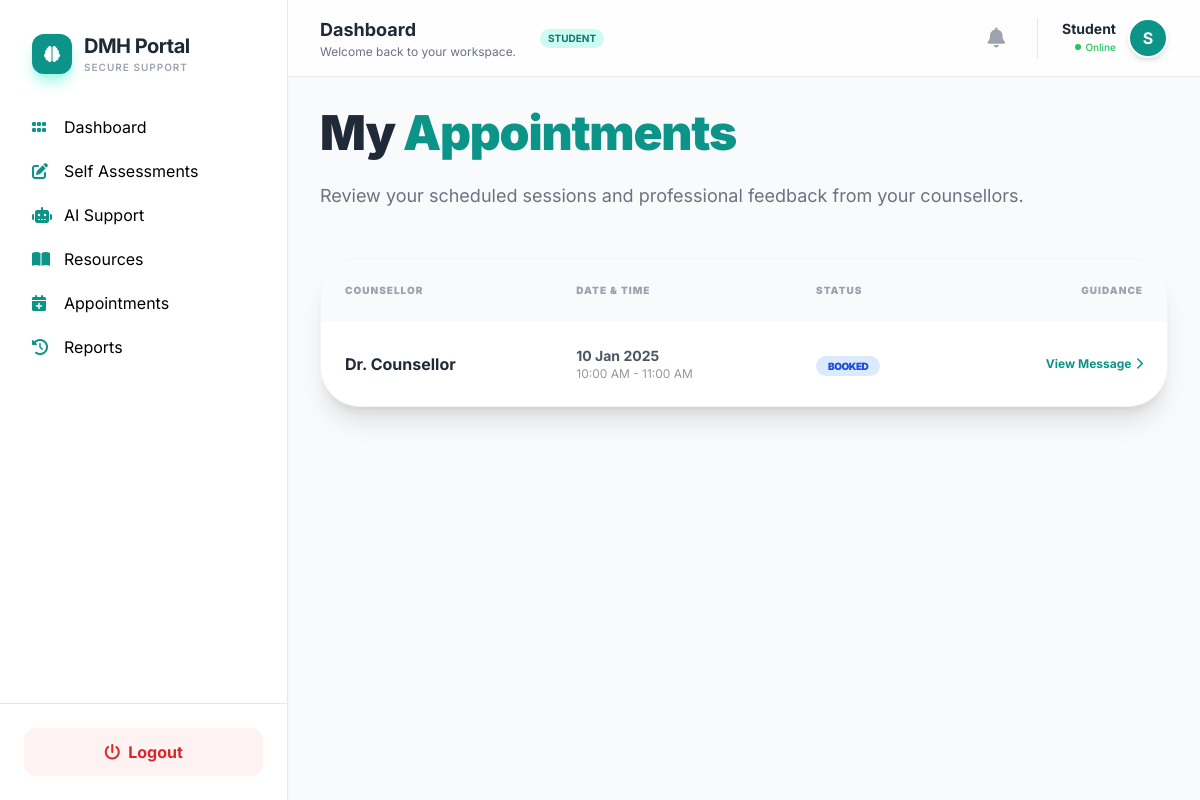
/appointments/ (signed in), run on an earlier commit of the app's database.
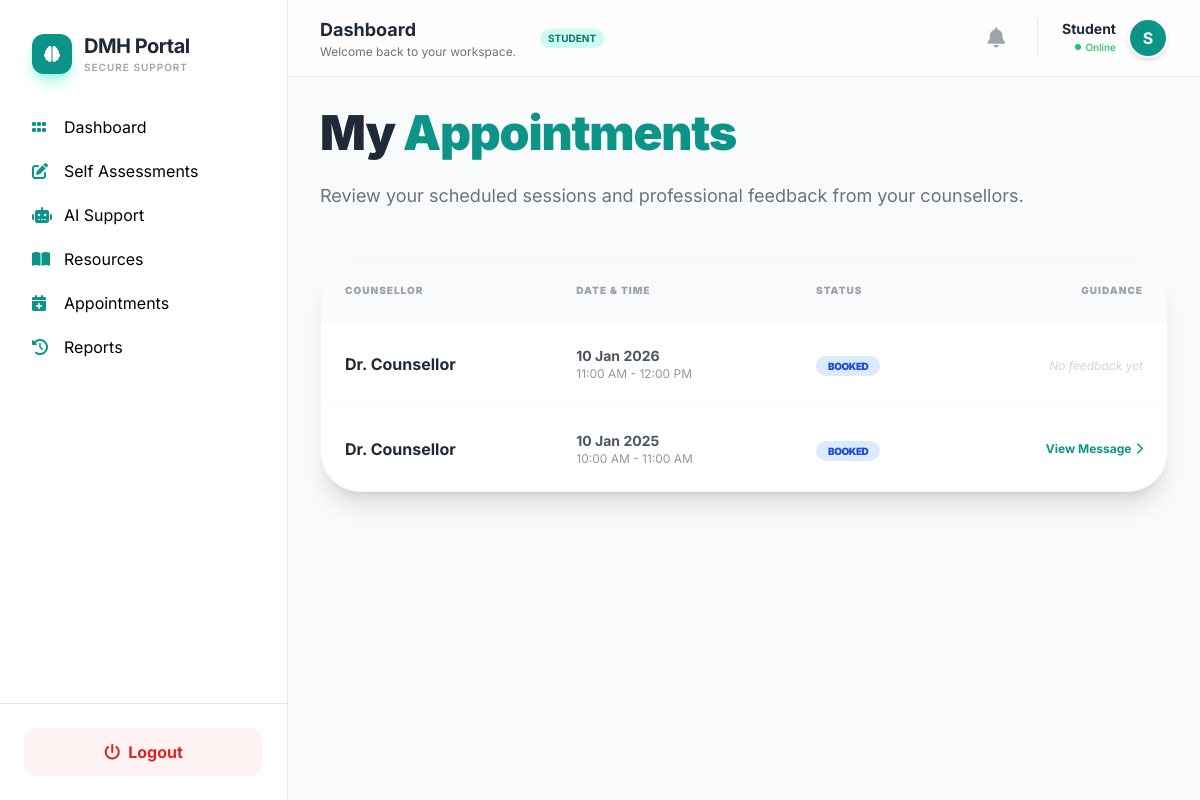
And on a later commit of the database.
### appointments/models.py (models this page shows, shortened)
class Appointment(models.Model):
    STATUS_CHOICES = (
        ('BOOKED', 'Booked'),
        ('COMPLETED', 'Completed'),
    )
    student = models.ForeignKey(
        settings.AUTH_USER_MODEL,
        on_delete=models.CASCADE,
        related_name='appointments'
    )
    counsellor = models.ForeignKey(
        settings.AUTH_USER_MODEL,
        on_delete=models.CASCADE,
        related_name='counsellor_appointments'
    )
    date = models.DateField()
    time_slot = models.CharField(max_length=50)
    status = models.CharField(max_length=20, choices=STATUS_CHOICES, default='BOOKED')
    guidance_message = models.TextField(blank=True)
    created_at = models.DateTimeField(auto_now_add=True)

### accounts/models.py (models this page shows, shortened)
class User(AbstractUser):
    ROLE_CHOICES = (
        ('student', 'Student'),
        ('counsellor', 'Counsellor'),
        ('peer', 'Peer Volunteer'),
        ('admin', 'Admin'),
    )
    role = models.CharField(max_length=20, choices=ROLE_CHOICES, default='student')
    anonymous_id = models.UUIDField(default=uuid.uuid4, editable=False)
    is_approved = models.BooleanField(default=False)
    login_count = models.PositiveIntegerField(default=0) # Track login counts

### appointments/views.py (the view)
# urls.py: path('appointments/', appt_views.view_appointments, name='view_appointments'),
@login_required
def view_appointments(request):
    if request.user.role == 'counsellor':
        appointments = Appointment.objects.filter(counsellor=request.user).order_by('-date')
        return render(request, 'appointments/counsellor_list.html', {'appointments': appointments})
    else:
        appointments = Appointment.objects.filter(student=request.user).order_by('-date')
        return render(request, 'appointments/student_list.html', {'appointments': appointments})

### dashboard/context_processors.py (called while the page is built)
def notification_context(request):
    if request.user.is_authenticated:
        notifications = Notification.objects.filter(user=request.user).order_by('-created_at')[:5]
        unread_count = Notification.objects.filter(user=request.user, is_read=False).count()
        return {
            'nav_notifications': notifications,
            'unread_notif_count': unread_count
        }
    return {}

### templates/appointments/student_list.html (shortened to what this page needs)
{% extends "base2.html" %}
{% block content %}
<div class="max-w-7xl mx-auto animate-fade-in space-y-12 pb-20">
    <section class="max-w-4xl">
        <h1 class="text-4xl md:text-5xl font-black mb-6 tracking-tight text-gray-800">
            My <span class="text-teal-600">Appointments</span>
        </h1>
        <p class="text-lg text-gray-500 leading-relaxed">
            Review your scheduled sessions and professional feedback from your counsellors.
        </p>
    </section>
    <div class="bg-white rounded-[2.5rem] border border-gray-100 shadow-xl overflow-hidden">
        <table class="w-full text-left border-collapse">
            <thead class="bg-gray-50">
                <tr>
                    <th class="p-6 text-[10px] font-black text-gray-400 uppercase tracking-widest">Counsellor</th>
                    <th class="p-6 text-[10px] font-black text-gray-400 uppercase tracking-widest">Date & Time</th>
                    <th class="p-6 text-[10px] font-black text-gray-400 uppercase tracking-widest">Status</th>
                    <th class="p-6 text-[10px] font-black text-gray-400 uppercase tracking-widest text-right">Guidance</th>
                </tr>
            </thead>
            <tbody class="divide-y divide-gray-50">
                {% for a in appointments %}
                <tr class="hover:bg-teal-50/30 transition-colors">
                    <td class="p-6 font-bold text-gray-800">Dr. {{ a.counsellor.username }}</td>
                    <td class="p-6 text-sm text-gray-600">
                        <div class="font-bold">{{ a.date|date:"d M Y" }}</div>
                        <div class="text-xs opacity-60">{{ a.time_slot }}</div>
                    </td>
                    <td class="p-6">
                        <span class="px-3 py-1 rounded-full text-[10px] font-black uppercase tracking-tighter
                            {% if a.status == 'COMPLETED' %}bg-emerald-100 text-emerald-700
                            {% elif a.status == 'BOOKED' %}bg-blue-100 text-blue-700
                            {% else %}bg-gray-100 text-gray-600{% endif %}">
                            {{ a.status }}
                        </span>
                    </td>
                    <td class="p-6 text-right">
                        {% if a.guidance_message %}
                            <button onclick="openModal('Dr. {{ a.counsellor.username }}', '{{ a.guidance_message|escapejs }}')"
                                    class="text-teal-600 font-bold text-xs hover:underline flex items-center justify-end w-full">
                                View Message <i class="fa-solid fa-chevron-right ml-1"></i>
                            </button>
                        {% else %}
                            <span class="text-gray-300 italic text-xs">No feedback yet</span>
                        {% endif %}
                    </td>
                </tr>
                {% endfor %}
            </tbody>
        </table>
    </div>
</div>
{% endblock %}

What changed in the data, as far as the page shows it:
added Appointment: counsellor.username "Counsellor", date "10 Jan 2026", time_slot "11:00 AM - 12:00 PM", status "BOOKED", guidance_message "No feedback yet"
